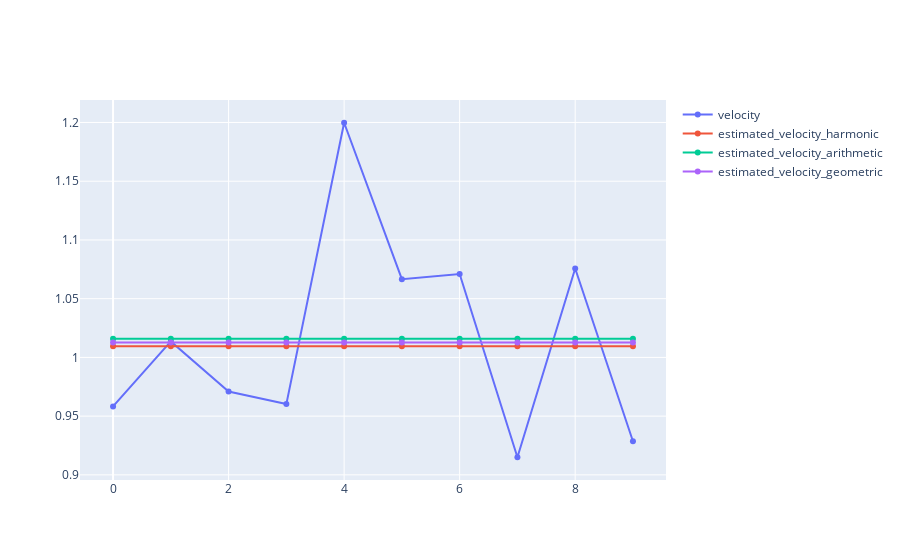

This figure's notebook cell:
### Code cell
iplot(go.Figure(data=[go.Scatter(x=list(range(n)),y=v_i,name='velocity'),
                     go.Scatter(x=list(range(n)),y=[harmonic_mean_v for i in range(n)],name='estimated_velocity_harmonic'),
                     go.Scatter(x=list(range(n)),y=[arithmetic_mean_v for i in range(n)],name='estimated_velocity_arithmetic'),
                       go.Scatter(x=list(range(n)),y=[geometric_mean_v for i in range(n)],name='estimated_velocity_geometric')
                     ]))

### Figure 1 — Plotly figure (JSON) as saved in the notebook; plotly's stock layout.template omitted (floating-point values rounded to 4 significant figures)
{"data": [{"name": "velocity", "type": "scatter", "x": [0, 1, 2, 3, 4, 5, 6, 7, 8, 9], "y": [0.9583, 1.014, 0.971, 0.9603, 1.2, 1.067, 1.071, 0.915, 1.076, 0.9286]}, {"name": "estimated_velocity_harmonic", "type": "scatter", "x": [0, 1, 2, 3, 4, 5, 6, 7, 8, 9], "y": [1.01, 1.01, 1.01, 1.01, 1.01, 1.01, 1.01, 1.01, 1.01, 1.01]}, {"name": "estimated_velocity_arithmetic", "type": "scatter", "x": [0, 1, 2, 3, 4, 5, 6, 7, 8, 9], "y": [1.016, 1.016, 1.016, 1.016, 1.016, 1.016, 1.016, 1.016, 1.016, 1.016]}, {"name": "estimated_velocity_geometric", "type": "scatter", "x": [0, 1, 2, 3, 4, 5, 6, 7, 8, 9], "y": [1.013, 1.013, 1.013, 1.013, 1.013, 1.013, 1.013, 1.013, 1.013, 1.013]}], "layout": {"autosize": true, "xaxis": {"autorange": true, "range": [-0.5399, 9.54], "type": "linear"}, "yaxis": {"autorange": true, "range": [0.8941, 1.221], "type": "linear"}}}
